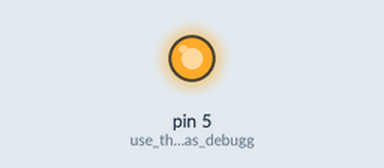
This sketch was run on a simulated Arduino Uno, built with avr-gcc and run on an emulated ATmega328P. On the bench: output pins drawn as LEDs (lit = HIGH). What the sketch prints to the serial monitor is not drawn.

Above: at 0.2 s.
Timing chart, 0 to 1.7 s (numbered marks = the images above):
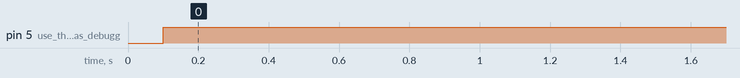

The sketch:

sample-Mux-MCP23017.ino
```cpp
//------------------------------------------------------------------------------
// 16チャンネル・I/O Expander（MCP23017） *I2C
// http://akizukidenshi.com/download/ds/microchip/mcp23017_mcp23s17.pdf
//
// MCP23017  Arduino
// --------  -------
//       12    5 SCL
//       13    4 SDA
//        9       5V (1.8V～5.5V)
//       10      GND
// 15,16,17      GND (address selection)
//       18      10K (reset pin, active low)
// ------------------------------------------
// I/O #　  7  6  5  4  3  2  1  0
//      ○  8  9 10 11 12 13 14 15
//------------------------------------------------------------------------------
#include <Wire.h>
#include "Adafruit_MCP23017.h"

Adafruit_MCP23017 mcp;

void setup() {
  Serial.begin(115200); delay(100); Serial.println("\nStart\n");

  mcpInitPullUp();
  pinMode(5, OUTPUT);   // use the p13 LED as debugging
}

void loop() {
  digitalWrite(5, mcp.digitalRead(8));
  delay(10);
}
```

MCP23017.ino
```cpp
void mcpInitPullUp() {
  mcp.begin();
  mcp.pinMode( 0, INPUT); mcp.pullUp( 0, HIGH);
  mcp.pinMode( 1, INPUT); mcp.pullUp( 1, HIGH);
  mcp.pinMode( 2, INPUT); mcp.pullUp( 2, HIGH);
  mcp.pinMode( 3, INPUT); mcp.pullUp( 3, HIGH);
  mcp.pinMode( 4, INPUT); mcp.pullUp( 4, HIGH);
  mcp.pinMode( 5, INPUT); mcp.pullUp( 5, HIGH);
  mcp.pinMode( 6, INPUT); mcp.pullUp( 6, HIGH);
  mcp.pinMode( 7, INPUT); mcp.pullUp( 7, HIGH);
  mcp.pinMode( 8, INPUT); mcp.pullUp( 8, HIGH);
  mcp.pinMode( 9, INPUT); mcp.pullUp( 9, HIGH);
  mcp.pinMode(10, INPUT); mcp.pullUp(10, HIGH);
  mcp.pinMode(11, INPUT); mcp.pullUp(11, HIGH);
  mcp.pinMode(12, INPUT); mcp.pullUp(12, HIGH);
  mcp.pinMode(13, INPUT); mcp.pullUp(13, HIGH);
  mcp.pinMode(14, INPUT); mcp.pullUp(14, HIGH);
  mcp.pinMode(15, INPUT); mcp.pullUp(15, HIGH);
  mcp.pinMode(16, INPUT); mcp.pullUp(16, HIGH);
}
```

Measured:
- by itself, pin 5 (use_the_p13_LED_as_debugg): LOW → HIGH at 0.10 s
